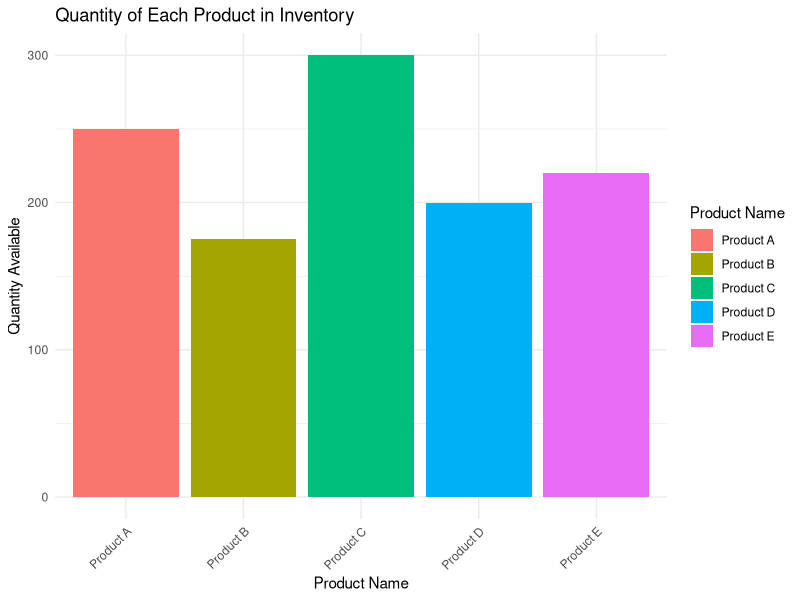
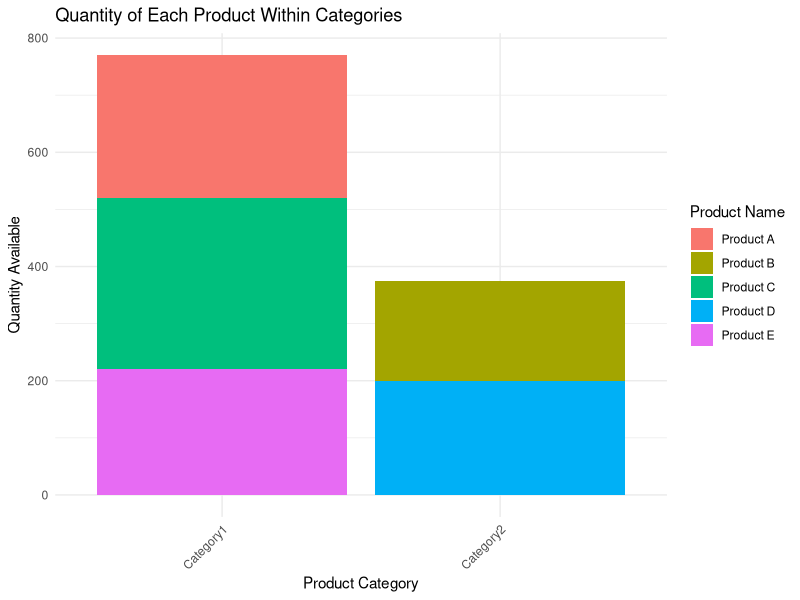
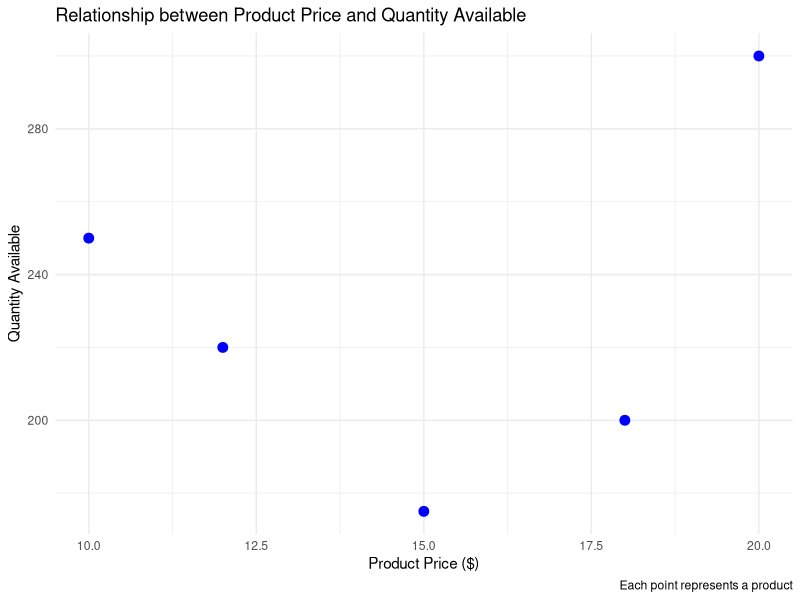

Here is the R script that generated these plots, in order:

library(ggplot2)
# Sample data
product_data <- data.frame(
  Product_ID = c(1, 2, 3, 4, 5),
  Product_Name = c("Product A", "Product B", "Product C", "Product D", "Product E"),
  Quantity_Available = c(250, 175, 300, 200, 220)
  
)

# Bar chart
ggplot(product_data, aes(x = Product_Name, y = Quantity_Available, fill = Product_Name)) +
  geom_bar(stat = "identity") +
  labs(title = "Quantity of Each Product in Inventory",
       x = "Product Name",
       y = "Quantity Available",
       fill = "Product Name") +
  theme_minimal() +
  theme(axis.text.x = element_text(angle = 45, hjust = 1))
#b

# Sample data with product categories
product_data_with_category <- data.frame(
  Product_ID = c(1, 2, 3, 4, 5),
  Product_Name = c("Product A", "Product B", "Product C", "Product D", "Product E"),
  Quantity_Available = c(250, 175, 300, 200, 220),
  Category = c("Category1", "Category2", "Category1", "Category2", "Category1")
)

# Stacked bar chart
ggplot(product_data_with_category, aes(x = Category, y = Quantity_Available, fill = Product_Name)) +
  geom_bar(stat = "identity") +
  labs(title = "Quantity of Each Product Within Categories",
       x = "Product Category",
       y = "Quantity Available",
       fill = "Product Name") +
  theme_minimal() +
  theme(axis.text.x = element_text(angle = 45, hjust = 1))

#c

# Sample data with product prices
product_data_with_price <- data.frame(
  Product_ID = c(1, 2, 3, 4, 5),
  Product_Name = c("Product A", "Product B", "Product C", "Product D", "Product E"),
  Quantity_Available = c(250, 175, 300, 200, 220),
  Product_Price = c(10, 15, 20, 18, 12)
)

# Scatter plot
ggplot(product_data_with_price, aes(x = Product_Price, y = Quantity_Available)) +
  geom_point(size = 3, color = "blue") +
  labs(title = "Relationship between Product Price and Quantity Available",
       x = "Product Price ($)",
       y = "Quantity Available",
       caption = "Each point represents a product") +
  theme_minimal()
